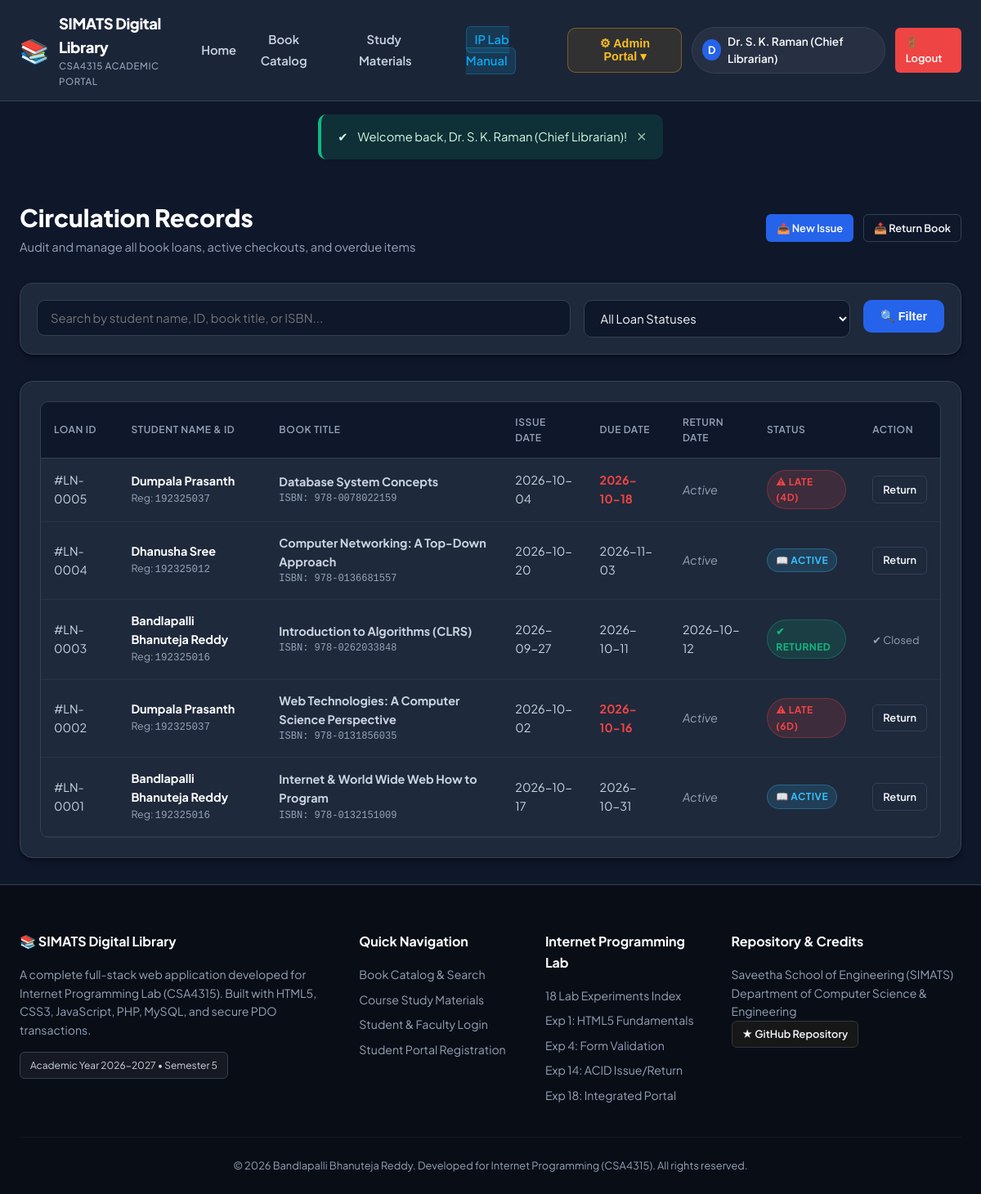
The app's page /admin/transactions.php (signed in) with its own data.
### tables this page shows
CREATE TABLE IF NOT EXISTS book_issues (
    id INT AUTO_INCREMENT PRIMARY KEY,
    user_id INT NOT NULL,
    book_id INT NOT NULL,
    issue_date DATE NOT NULL,
    due_date DATE NOT NULL,
    return_date DATE DEFAULT NULL,
    status ENUM('issued', 'returned', 'overdue') NOT NULL DEFAULT 'issued',
    issued_by INT DEFAULT NULL,
    created_at TIMESTAMP DEFAULT CURRENT_TIMESTAMP,
    FOREIGN KEY (user_id) REFERENCES users(id) ON DELETE CASCADE,
    FOREIGN KEY (book_id) REFERENCES books(id) ON DELETE CASCADE,
    FOREIGN KEY (issued_by) REFERENCES users(id) ON DELETE SET NULL,
    INDEX idx_issue_status (status),
    INDEX idx_issue_user (user_id),
    INDEX idx_issue_due (due_date)
);

CREATE TABLE IF NOT EXISTS users (
    id INT AUTO_INCREMENT PRIMARY KEY,
    student_id VARCHAR(50) NOT NULL UNIQUE,
    name VARCHAR(100) NOT NULL,
    email VARCHAR(100) NOT NULL UNIQUE,
    password VARCHAR(255) NOT NULL,
    role ENUM('admin', 'student') NOT NULL DEFAULT 'student',
    phone VARCHAR(20) DEFAULT NULL,
    department VARCHAR(100) DEFAULT 'Computer Science & Engineering',
    status ENUM('active', 'suspended') NOT NULL DEFAULT 'active',
    created_at TIMESTAMP DEFAULT CURRENT_TIMESTAMP,
    INDEX idx_user_role (role),
    INDEX idx_user_email (email)
);

CREATE TABLE IF NOT EXISTS books (
    id INT AUTO_INCREMENT PRIMARY KEY,
    title VARCHAR(255) NOT NULL,
    author VARCHAR(255) NOT NULL,
    isbn VARCHAR(30) NOT NULL UNIQUE,
    category VARCHAR(100) NOT NULL,
    publisher VARCHAR(150) DEFAULT NULL,
    publication_year INT DEFAULT NULL,
    total_copies INT NOT NULL DEFAULT 1,
    available_copies INT NOT NULL DEFAULT 1,
    description TEXT DEFAULT NULL,
    cover_image VARCHAR(255) DEFAULT NULL,
    created_at TIMESTAMP DEFAULT CURRENT_TIMESTAMP,
    INDEX idx_book_category (category),
    INDEX idx_book_title (title),
    INDEX idx_book_author (author)
);

### admin/transactions.php (the view, shortened to what this page needs)
<?php
$search = trim($_GET['q'] ?? '');
$records = [];
try {
    $pdo = get_db_connection();
    $sql = "
        SELECT bi.*, b.title, b.isbn, u.name AS student_name, u.student_id, u.email,
               DATEDIFF(CURDATE(), bi.due_date) AS days_late
        FROM book_issues bi
        JOIN books b ON bi.book_id = b.id
        JOIN users u ON bi.user_id = u.id
        WHERE 1=1
    ";
    $params = [];
    $sql .= " ORDER BY bi.id DESC";
    $stmt = $pdo->prepare($sql);
    $stmt->execute($params);
    $records = $stmt->fetchAll();
} catch (Exception $e) {
    set_flash('error', 'Error fetching records: ' . $e->getMessage());
}
include_once __DIR__ . '/../includes/header.php';
?>
<div style="display: flex; justify-content: space-between; align-items: center; margin-bottom: 2rem; flex-wrap: wrap; gap: 1rem;">
    <div>
        <h1 style="font-size: 1.85rem; font-weight: 800; color: #ffffff;">Circulation Records</h1>
        <p style="color: var(--text-muted); font-size: 0.92rem;">Audit and manage all book loans, active checkouts, and overdue items</p>
    </div>
    <div style="display: flex; gap: 0.75rem;">
        <a href="<?php echo BASE_URL; ?>/admin/issue_book.php" class="btn btn-primary btn-sm">&#128228; New Issue</a>
        <a href="<?php echo BASE_URL; ?>/admin/return_book.php" class="btn btn-outline btn-sm">&#128229; Return Book</a>
    </div>
</div>
<div class="card" style="margin-bottom: 2rem; padding: 1.25rem;">
    <form action="<?php echo BASE_URL; ?>/admin/transactions.php" method="GET" style="display: flex; gap: 1rem; flex-wrap: wrap;">
        <div style="flex: 2; min-width: 240px;">
            <input type="text" name="q" class="form-control" placeholder="Search by student name, ID, book title, or ISBN..." value="<?php echo htmlspecialchars($search); ?>">
        </div>
        <div style="flex: 1; min-width: 160px;">
            <select name="status" class="form-control" onchange="this.form.submit()">
                <option value="">All Loan Statuses</option>
            </select>
        </div>
        <div>
            <button type="submit" class="btn btn-primary">&#128269; Filter</button>
        </div>
    </form>
</div>
<div class="card" style="padding: 1.5rem;">
    <?php if (!empty($records)): ?>
        <div class="table-responsive">
            <table class="data-table">
                <thead>
                    <tr>
                        <th>Loan ID</th>
                        <th>Student Name & ID</th>
                        <th>Book Title</th>
                        <th>Issue Date</th>
                        <th>Due Date</th>
                        <th>Return Date</th>
                        <th>Status</th>
                        <th>Action</th>
                    </tr>
                </thead>
                <tbody>
                    <?php foreach ($records as $r): ?>
                        <tr>
                            <td>#LN-<?php echo str_pad($r['id'], 4, '0', STR_PAD_LEFT); ?></td>
                            <td>
                                <strong style="color: #ffffff;"><?php echo htmlspecialchars($r['student_name']); ?></strong>
                                <div style="font-size: 0.78rem; color: var(--text-muted);">Reg: <code><?php echo htmlspecialchars($r['student_id']); ?></code></div>
                            </td>
                            <td>
                                <strong><?php echo htmlspecialchars($r['title']); ?></strong>
                                <div style="font-size: 0.75rem; color: var(--text-muted); font-family: monospace;">ISBN: <?php echo htmlspecialchars($r['isbn']); ?></div>
                            </td>
                            <td><?php echo htmlspecialchars($r['issue_date']); ?></td>
                            <td>
                                <span style="<?php echo ($r['status'] === 'overdue') ? 'color: #ef4444; font-weight: 700;' : ''; ?>">
                                    <?php echo htmlspecialchars($r['due_date']); ?>
                                </span>
                            </td>
                            <td>
                                <?php echo $r['return_date'] ? htmlspecialchars($r['return_date']) : '<span style="color: var(--text-muted); font-style: italic;">Active</span>'; ?>
                            </td>
                            <td>
                                <?php if ($r['status'] === 'issued'): ?>
                                    <span class="badge badge-info">&#128214; Active</span>
                                <?php elseif ($r['status'] === 'overdue'): ?>
                                    <span class="badge badge-danger">&#9888; Late (<?php echo max(1, (int)$r['days_late']); ?>d)</span>
                                <?php else: ?>
                                    <span class="badge badge-success">&#10004; Returned</span>
                                <?php endif; ?>
                            </td>
                            <td>
                                <?php if ($r['status'] !== 'returned'): ?>
                                    <a href="<?php echo BASE_URL; ?>/admin/return_book.php?issue_id=<?php echo $r['id']; ?>" class="btn btn-sm btn-outline">
                                        Return
                                    </a>
                                <?php else: ?>
                                    <span style="font-size: 0.8rem; color: var(--text-muted);">&#10004; Closed</span>
                                <?php endif; ?>
                            </td>
                        </tr>
                    <?php endforeach; ?>
                </tbody>
            </table>
        </div>
    <?php else: ?>
        <p style="text-align: center; color: var(--text-muted); padding: 3rem;">No borrowing records found for this filter criteria.</p>
    <?php endif; ?>
</div>
<?php include_once __DIR__ . '/../includes/footer.php'; ?>

### assets/css/style.css (style rules this page uses)
:root { --primary: #2563eb; --primary-hover: #1d4ed8; --primary-light: #dbeafe; --primary-glow: rgba(37, 99, 235, 0.2); --accent: #0ea5e9; --accent-dark: #0284c7; --bg-dark: #0f172a; --bg-surface: #1e293b; --bg-card: #1e293b; --bg-card-hover: #334155; --bg-input: #0f172a; --border-color: #334155; --border-light: #475569; --text-primary: #f8fafc; --text-secondary: #cbd5e1; --text-muted: #94a3b8; --success: #10b981; --success-bg: rgba(16, 185, 129, 0.15); --warning: #f59e0b; --warning-bg: rgba(245, 158, 11, 0.15); --danger: #ef4444; --danger-bg: rgba(239, 68, 68, 0.15); --info: #38bdf8; --info-bg: rgba(56, 189, 248, 0.15); --radius-sm: 6px; --radius-md: 10px; --radius-lg: 16px; --radius-full: 9999px; --shadow-sm: 0 1px 2px rgba(0, 0, 0, 0.3); --shadow-md: 0 4px 6px -1px rgba(0, 0, 0, 0.4), 0 2px 4px -2px rgba(0, 0, 0, 0.3); --shadow-lg: 0 10px 15px -3px rgba(0, 0, 0, 0.5), 0 4px 6px -4px rgba(0, 0, 0, 0.4); --shadow-xl: 0 20px 25px -5px rgba(0, 0, 0, 0.6), 0 8px 10px -6px rgba(0, 0, 0, 0.5); --transition: all 0.2s cubic-bezier(0.4, 0, 0.2, 1); }
*, *::before, *::after { box-sizing: border-box; margin: 0; padding: 0; }
body { font-family: 'Plus Jakarta Sans', -apple-system, BlinkMacSystemFont, 'Segoe UI', Roboto, sans-serif; background-color: var(--bg-dark); color: var(--text-primary); line-height: 1.6; min-height: 100vh; display: flex; flex-direction: column; }
.btn { display: inline-flex; align-items: center; justify-content: center; gap: 0.5rem; padding: 0.65rem 1.25rem; font-size: 0.9rem; font-weight: 600; border-radius: var(--radius-md); border: 1px solid transparent; cursor: pointer; text-decoration: none; transition: var(--transition); }
.btn-sm { padding: 0.35rem 0.75rem; font-size: 0.8rem; border-radius: var(--radius-sm); }
.btn-primary { background: var(--primary); color: #ffffff; }
.btn-outline { background: transparent; border-color: var(--border-color); color: var(--text-primary); }
.card { background: var(--bg-card); border: 1px solid var(--border-color); border-radius: var(--radius-lg); padding: 1.75rem; box-shadow: var(--shadow-md); transition: var(--transition); }
.table-responsive { overflow-x: auto; border-radius: var(--radius-md); border: 1px solid var(--border-color); background: var(--bg-card); }
.data-table { width: 100%; border-collapse: collapse; text-align: left; font-size: 0.9rem; }
.data-table th { background: #0f172a; color: var(--text-muted); padding: 0.9rem 1rem; font-weight: 600; text-transform: uppercase; font-size: 0.75rem; letter-spacing: 0.05em; border-bottom: 1px solid var(--border-color); }
.data-table td { padding: 0.9rem 1rem; border-bottom: 1px solid rgba(255, 255, 255, 0.05); color: var(--text-secondary); }
.badge { display: inline-flex; align-items: center; gap: 0.35rem; padding: 0.25rem 0.65rem; border-radius: var(--radius-full); font-size: 0.75rem; font-weight: 700; text-transform: uppercase; letter-spacing: 0.04em; }
.badge-success { background: var(--success-bg); color: var(--success); border: 1px solid rgba(16, 185, 129, 0.3); }
.badge-danger { background: var(--danger-bg); color: var(--danger); border: 1px solid rgba(239, 68, 68, 0.3); }
.badge-info { background: var(--info-bg); color: var(--info); border: 1px solid rgba(56, 189, 248, 0.3); }
.form-control { width: 100%; padding: 0.75rem 1rem; background: var(--bg-input); border: 1px solid var(--border-color); border-radius: var(--radius-md); color: var(--text-primary); font-size: 0.92rem; font-family: inherit; transition: var(--transition); }

### records on screen
book_issues: id "0005", user.name "Dumpala Prasanth", user.student_id "192325037", book.title "Database System Concepts", book.isbn "978-0078022159", issue_date "2026-10-04", due_date "2026-10-18", shows "Active", max(1, (int)$r['days_late']) "4"
book_issues: id "0004", user.name "Dhanusha Sree", user.student_id "192325012", book.title "Computer Networking: A Top-Down Approach", book.isbn "978-0136681557", issue_date "2026-10-20", due_date "2026-11-03", shows "Active", status "📖 ACTIVE"
book_issues: id "0003", user.name "Bandlapalli Bhanuteja Reddy", user.student_id "192325016", book.title "Introduction to Algorithms (CLRS)", book.isbn "978-0262033848", issue_date "2026-09-27", due_date "2026-10-11", return_date "2026-10-12", status "✔ RETURNED"
book_issues: id "0002", user.name "Dumpala Prasanth", user.student_id "192325037", book.title "Web Technologies: A Computer Science Perspective", book.isbn "978-0131856035", issue_date "2026-10-02", due_date "2026-10-16", shows "Active", max(1, (int)$r['days_late']) "6"
book_issues: id "0001", user.name "Bandlapalli Bhanuteja Reddy", user.student_id "192325016", book.title "Internet & World Wide Web How to Program", book.isbn "978-0132151009", issue_date "2026-10-17", due_date "2026-10-31", shows "Active", status "📖 ACTIVE"

### other values on screen
APP_NAME "SIMATS Digital Library"
substr($user['name'], 0, 1) "D"
$user['name'] "Dr. S. K. Raman (Chief Librarian)"
$flash['message'] "Welcome back, Dr. S. K. Raman (Chief Librarian)!"
